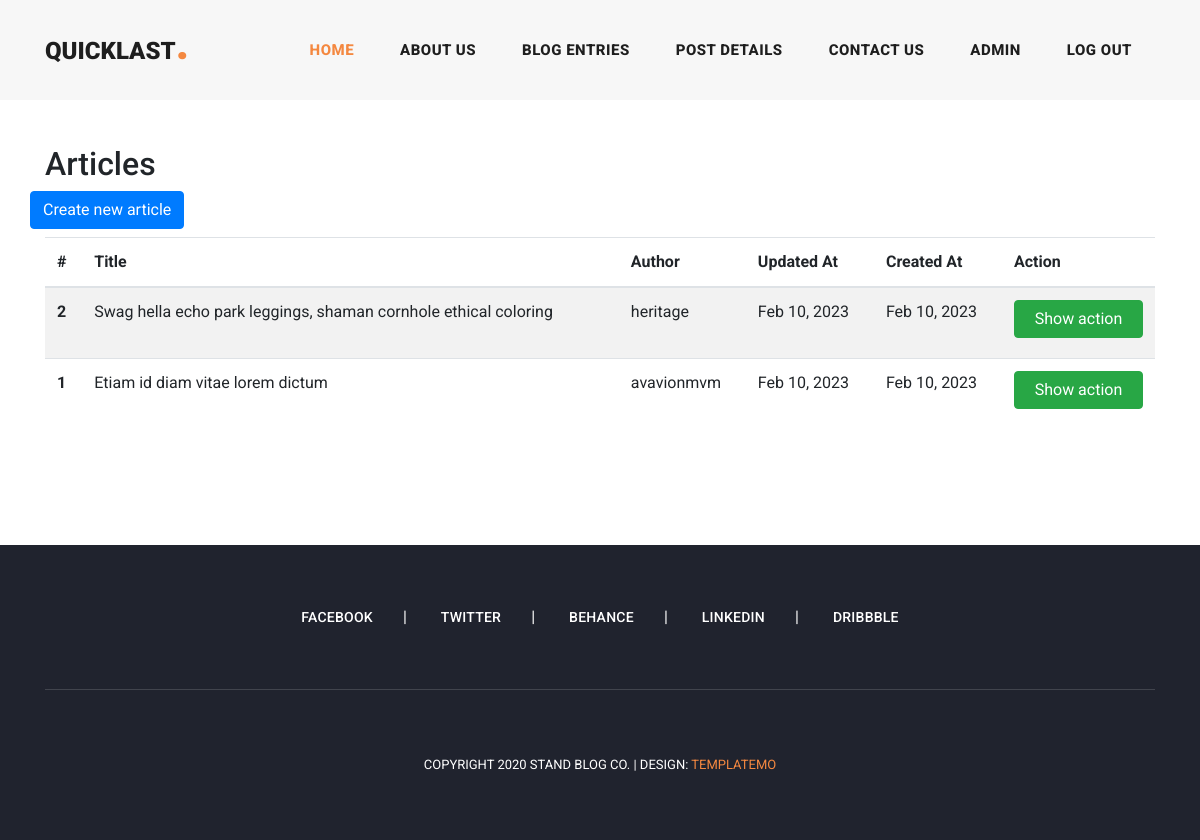
/admin.php (signed in), run on the app's committed database.
### tables this page shows
CREATE TABLE `articles` (
  `id` int(11) NOT NULL,
  `title` varchar(150) NOT NULL,
  `theme` varchar(50) DEFAULT NULL,
  `content` text NOT NULL,
  `image_path` varchar(255) NOT NULL DEFAULT 'post-default.png',
  `author_id` int(11) NOT NULL,
  `updated_at` timestamp NOT NULL DEFAULT CURRENT_TIMESTAMP ON UPDATE CURRENT_TIMESTAMP,
  `created_at` timestamp NOT NULL DEFAULT CURRENT_TIMESTAMP
);

CREATE TABLE `users` (
  `id` int(11) NOT NULL,
  `username` varchar(255) NOT NULL,
  `email` varchar(255) NOT NULL,
  `password` varchar(255) NOT NULL,
  `role` enum('user','admin') NOT NULL DEFAULT 'user',
  `path` varchar(255) NOT NULL DEFAULT 'default.png',
  `created_at` timestamp NOT NULL DEFAULT CURRENT_TIMESTAMP,
  `updated_at` timestamp NOT NULL DEFAULT CURRENT_TIMESTAMP ON UPDATE CURRENT_TIMESTAMP
);

### app/database/models/article.php (called while the page is built, shortened)
<?php
function getAllArticles(string $query = "")
{
    global $database;
    $articles_sql = "SELECT `articles`.*, `users`.`username`
                    FROM `articles` JOIN `users`
                    ON `articles`.`author_id` = `users`.`id`";
    $articles_sql .= " ORDER BY `articles`.`created_at` DESC";
    $state = $database->prepare($articles_sql);
    $state->execute();
    $articles = $state->fetchAll(PDO::FETCH_ASSOC);
    return $articles;
}

### app/services/functions.php (called while the page is built, shortened)
<?php
function formatDate(string $date, string $format = "M d, Y"): string
{
    return date($format, strtotime($date));
}

### admin.php (the view, shortened to what this page needs)
<?php require_once('app/components/base.php'); ?>
<?php
$articles = getAllArticles();
?>
<!DOCTYPE html>
<html lang="en">
<?php include('app/components/meta.php'); ?>
  <body>
    <?php include('app/components/header.php'); ?>
    <section style="padding-top: 120px;" class="admin-panel">
        <div class="container">
            <div class="row">
                <div class="col-lg-12 mb-4">
                </div>
                <div class="col-lg-12">
                    <h2 class="mb-2">Articles</h2>
                    <div class="row mb-2 d-flex justify-content-between">
                        <a class="btn btn-primary" href="/blog/app/actions/create_article.php?id=<?= $article['id'] ?>">Create new article</a>
                    </div>
                    <table class="table table-striped">
                        <thead>
                            <tr>
                                <th scope="col">#</th>
                                <th scope="col">Title</th>
                                <th scope="col">Author</th>
                                <th scope="col">Updated At</th>
                                <th scope="col">Created At</th>
                                <th scope="col">Action</th>
                            </tr>
                        </thead>
                        <tbody>
                            <?php foreach($articles as $article) : ?>
                                <tr>
                                    <th scope="row"><?= $article['id']?></th>
                                    <td><?= $article['title']?></td>
                                    <td><?= $article['username']?></td>
                                    <td><?=formatDate($article['updated_at'])?></td>
                                    <td><?=formatDate($article['created_at'])?></td>
                                    <td>
                                        <div class='table-action'>
                                          <button class="btn btn-success w-100 mb-2">Show action</button>
                                        </div>
                                    </td>
                                </tr>
                            <?php endforeach; ?>
                        </tbody>
                    </table>
                </div>
            </div>
        </div>
    </section>
    <footer>
      <div class="container">
        <div class="row">
          <div class="col-lg-12">
            <ul class="social-icons">
              <li><a href="#">Facebook</a></li>
              <li><a href="#">Twitter</a></li>
              <li><a href="#">Behance</a></li>
              <li><a href="#">Linkedin</a></li>
              <li><a href="#">Dribbble</a></li>
            </ul>
          </div>
          <div class="col-lg-12">
            <div class="copyright-text">
              <p>Copyright 2020 Stand Blog Co.
                 | Design: <a rel="nofollow" href="https://templatemo.com" target="_parent">TemplateMo</a></p>
            </div>
          </div>
        </div>
      </div>
    </footer>
  </body>
</html>

### assets/css/templatemo-stand-blog.css (style rules this page uses)
body { font-family: 'Roboto', sans-serif; overflow-x: hidden; text-rendering: optimizeLegibility; -webkit-font-smoothing: antialiased; -moz-osx-font-smoothing: grayscale; }
p { margin-bottom: 0px; font-size: 15px; font-weight: 400; color: #7a7a7a; line-height: 30px; }
a { text-decoration: none!important; }
ul { padding: 0; margin: 0; list-style: none; }
h1,h2,h3,h4,h5,h6 { margin: 0px; }
footer { margin-top: 100px; text-align: center; background-color: #20232e; padding: 60px 0px; }
footer ul.social-icons { padding-bottom: 60px; margin-bottom: 60px; border-bottom: 1px solid rgba(250,250,250,0.15); }
footer ul.social-icons li { display: inline-block; margin-right: 30px; }
footer ul.social-icons li:after { content: "|"; color: #fff; margin-left: 30px; }
footer ul.social-icons li:last-child { margin-right: 0px; }
footer ul.social-icons li:last-child::after { display: none; }
footer ul.social-icons li a { font-size: 14px; text-transform: uppercase; color: #fff; font-weight: 500; letter-spacing: 0.25px; transition: all .3s; }
footer p { font-size: 13px; text-transform: uppercase; color: #fff; }
footer p a { color: #f48840; }

### data on the page
articles: id "2", title "Swag hella echo park leggings, shaman cornhole ethical coloring", author.username "heritage", updated_at "Feb 10, 2023", created_at "Feb 10, 2023"
articles: id "1", title "Etiam id diam vitae lorem dictum", author.username "avavionmvm", updated_at "Feb 10, 2023", created_at "Feb 10, 2023"
